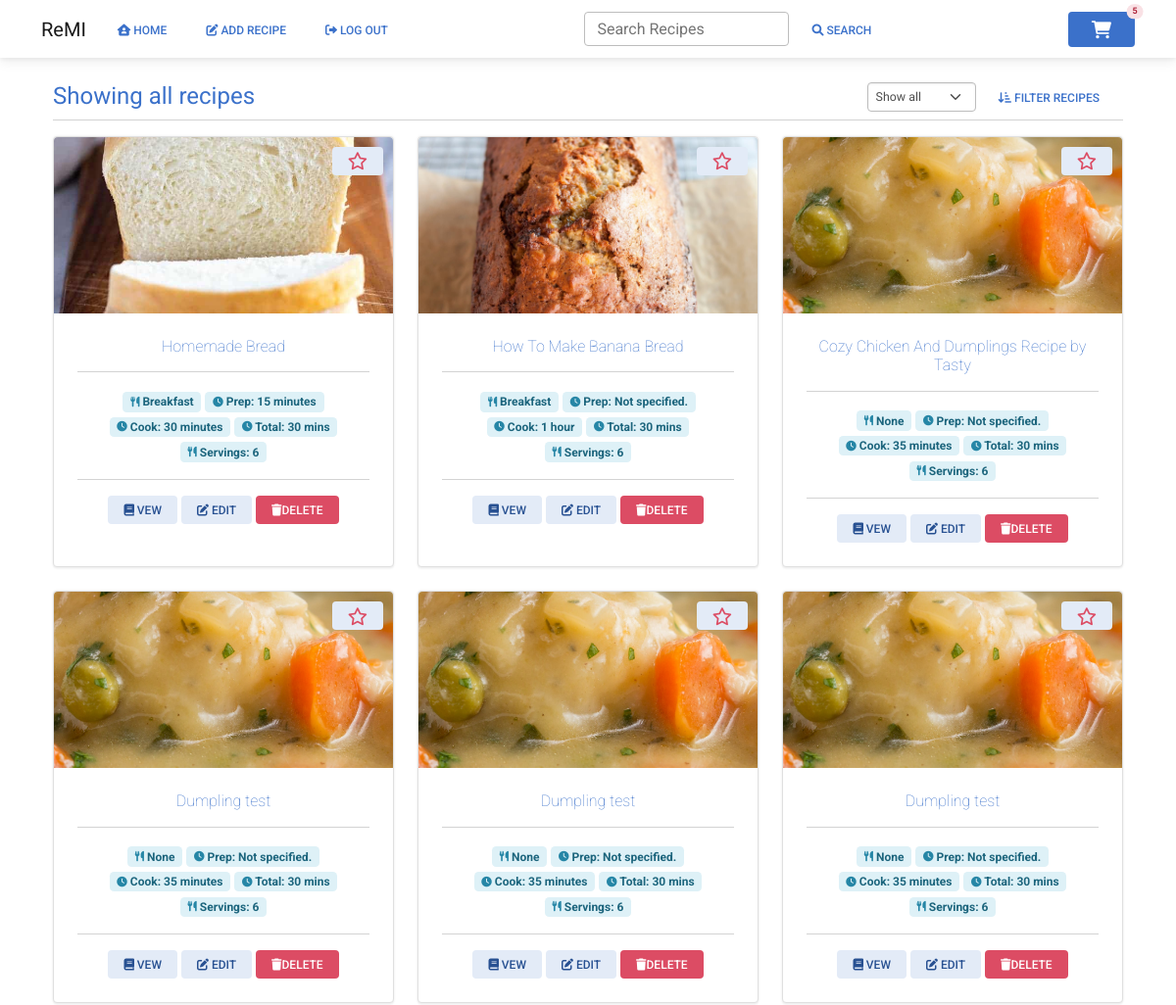
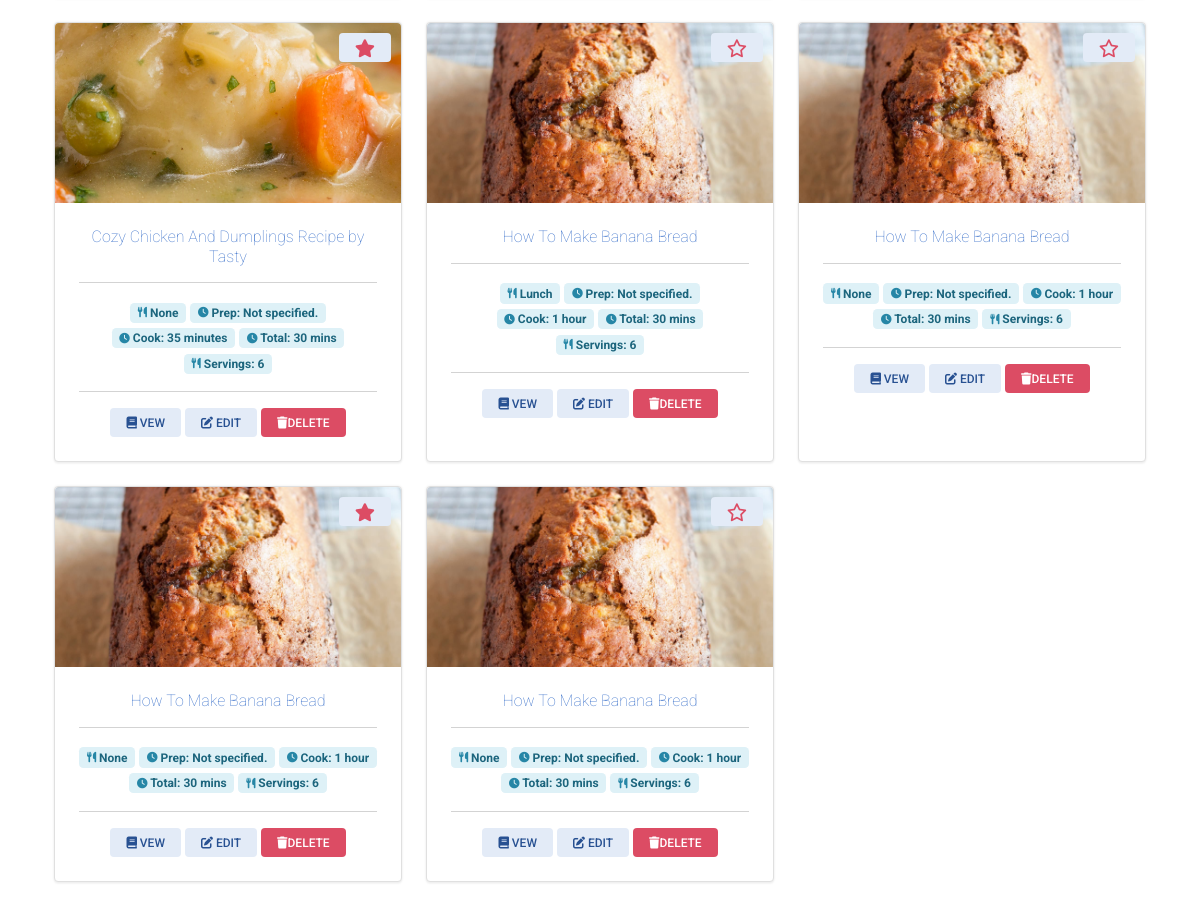
Screenshot of /all_recipes (signed in) with the database file from the repository (2 pictures, top to bottom).
### website/models.py (models this page shows)
class Recipe(db.Model):
    id = db.Column(db.Integer, primary_key=True)
    uuid = db.Column(db.Integer, primary_key=False)
    username = db.Column(db.Integer, db.ForeignKey('user.id'))
    recipe_name = db.Column(db.String(200))
    prep_time = db.Column(db.Integer, primary_key=False)
    cook_time = db.Column(db.Integer, primary_key=False)
    total_time = db.Column(db.Integer, primary_key=False)
    ingredients = db.Column(db.String())
    servings = db.Column(db.String())
    ingredients_quantity = db.Column(db.String())
    ingredients_measurement = db.Column(db.String())
    instructions = db.Column(db.String())
    instructions_json = db.Column(db.String())
    original_url = db.Column(db.String())
    date_parsed = db.Column(db.String())
    image = db.Column(db.String())
    favorite = db.Column(db.Boolean, default=False)
    category = db.Column(db.String())
    ingredient_list = db.relationship('Ingredients')
    tags = db.relationship('Tag', secondary=recipe_tag, backref='recipe')

### website/views.py (the view, shortened to what this page needs)
@views.route('/all_recipes', methods=['GET', 'POST'])
@login_required
def all_recipes():
    shopping_list = ShoppingList.query.count()
    session['shopping_list'] = shopping_list
    recipes = Recipe.query.filter_by(username=current_user.id).all()
    page_title = "Showing all recipes"
    return render_template("all_recipes.html", user=current_user, recipes=recipes, shopping_list=shopping_list, page_title=page_title)

### website/__init__.py (called while the page is built)
def create_app():
    app = Flask(__name__)
    app.config['SECRET_KEY'] = 'sdf897sdf987'
    app.config['SQLALCHEMY_DATABASE_URI'] = f'sqlite:///{DB_NAME}'
    db.init_app(app)
    from .views import views
    from .auth import auth
    app.register_blueprint(views, url_prefix='/')
    app.register_blueprint(auth, url_prefix='/')
    from .models import User, Recipe
    with app.app_context():
        db.create_all()
    login_manager = LoginManager()
    login_manager.login_view = 'auth.login'
    login_manager.init_app(app)
    @login_manager.user_loader
    def load_user(id):
        return User.query.get(int(id))
    return app

### website/templates/all_recipes.html (shortened to what this page needs)
{% extends "base.html" %}
{% block content %}
<br>
<div class="container">
    <div class="row mb-2">
        <div class="col">
            <h1 class="display-6 text-primary mb-0" style="font-size:1.5rem"><b>{{ page_title }}</b></h1>
        </div>
        <div class="col d-flex justify-content-end">
            <form method="POST">
                <div class="input-group input-group-sm w-100 text-end">
                    <select class="form-select rounded" id="sort_method" name="sort_method">
                        <option value="all">Show all</option>
                    </select>
                    <div class="input-group-append">
                        <button type="submit" class="btn btn-link"><i class="fa-solid fa-arrow-down-short-wide"></i>
                            Filter Recipes</button>
                    </div>
                </div>
            </form>
        </div>
    </div>
    <div class="row">
        <div class="col">
            <hr class="mt-0">
        </div>
    </div>
    <div class="row">
        {% for recipe in recipes %}
        <div class="d-flex justify-content-between col-lg-4 col-md-3 col-sm-6">
            <div class="card mb-4 shadow-2 border" style="border-radius:4px;">
                <img class="card-img-top" src="{{ url_for('static', filename=recipe.image) }}" style="width: 100%;height: 15vw;object-fit: cover;
            border-top-left-radius:4px; border-top-right-radius:4px">
                {% if recipe.favorite == True %}
                <button class="btn btn-secondary btn-sm" onclick="remove_favorite('{{ recipe.id }}')"
                    style="position:absolute; top: 10px; right: 10px">
                </button>
                {% else %}
                <button class="btn btn-secondary btn-sm" onclick="add_favorite('{{ recipe.id }}')"
                    style="position:absolute; top: 10px; right: 10px">
                </button>
                {% endif %}
                <div class="card-body text-center rounded-4">
                    <h6 class="card-title"><span class=" text-primary fw-lighter">{{ recipe.recipe_name }}</span></h6>
                    <hr />
                    <span class="badge badge-info"> {{ recipe.category }}</span>
                    <span class="badge badge-info"> Prep: {{ recipe.prep_time
                        }}</span>
                    <span class="badge badge-info"> Cook: {{ recipe.cook_time
                        }}</span>
                    <span class="badge badge-info"> Total: 30 mins</span>
                    <span class="badge badge-info"> Servings: 6</span>
                    <hr />
                    <a href="view_recipe/{{ recipe.uuid }}" class="btn btn-secondary btn-sm shadow-none"><i
                            class="fa fa-book"></i> Vew
                    </a>
                    <a href="edit_recipe/{{ recipe.uuid }}" type="button" class="btn btn-secondary btn-sm shadow-none"><i class="fa-solid fa-pen-to-square"></i>
                        Edit
                    </a>
                    <button type="button" class="btn btn-danger btn-sm shadow-none" data-mdb-toggle="modal"
                        data-mdb-target="#delete_recipe" data-recipe-title="{{ recipe.recipe_name }}"
                        data-recipe-uuid="{{ recipe.uuid }}"><i class="fa fa-trash"></i>Delete
                    </button>
                </div>
            </div>
        </div>
        {% endfor %}
    </div>
</div>
{% endblock %}

### rows the page displays
Recipe: image (picture), recipe_name "Homemade Bread", category "Breakfast", prep_time "15 minutes", cook_time "30 minutes"
Recipe: image (picture), recipe_name "How To Make Banana Bread", category "Breakfast", prep_time "Not specified.", cook_time "1 hour"
Recipe: image (picture), recipe_name "Cozy Chicken And Dumplings Recipe by Tasty", category "None", prep_time "Not specified.", cook_time "35 minutes"
Recipe: image (picture), recipe_name "Dumpling test", category "None", prep_time "Not specified.", cook_time "35 minutes"
Recipe: image (picture), recipe_name "Dumpling test", category "None", prep_time "Not specified.", cook_time "35 minutes"
Recipe: image (picture), recipe_name "Dumpling test", category "None", prep_time "Not specified.", cook_time "35 minutes"
Recipe: image (picture), recipe_name "Cozy Chicken And Dumplings Recipe by Tasty", category "None", prep_time "Not specified.", cook_time "35 minutes"
Recipe: image (picture), recipe_name "How To Make Banana Bread", category "Lunch", prep_time "Not specified.", cook_time "1 hour"
Recipe: image (picture), recipe_name "How To Make Banana Bread", category "None", prep_time "Not specified.", cook_time "1 hour"
Recipe: image (picture), recipe_name "How To Make Banana Bread", category "None", prep_time "Not specified.", cook_time "1 hour"
Recipe: image (picture), recipe_name "How To Make Banana Bread", category "None", prep_time "Not specified.", cook_time "1 hour"

### other values shown
{{ shopping_list }} "5"
{{ page_title }} "Showing all recipes"
